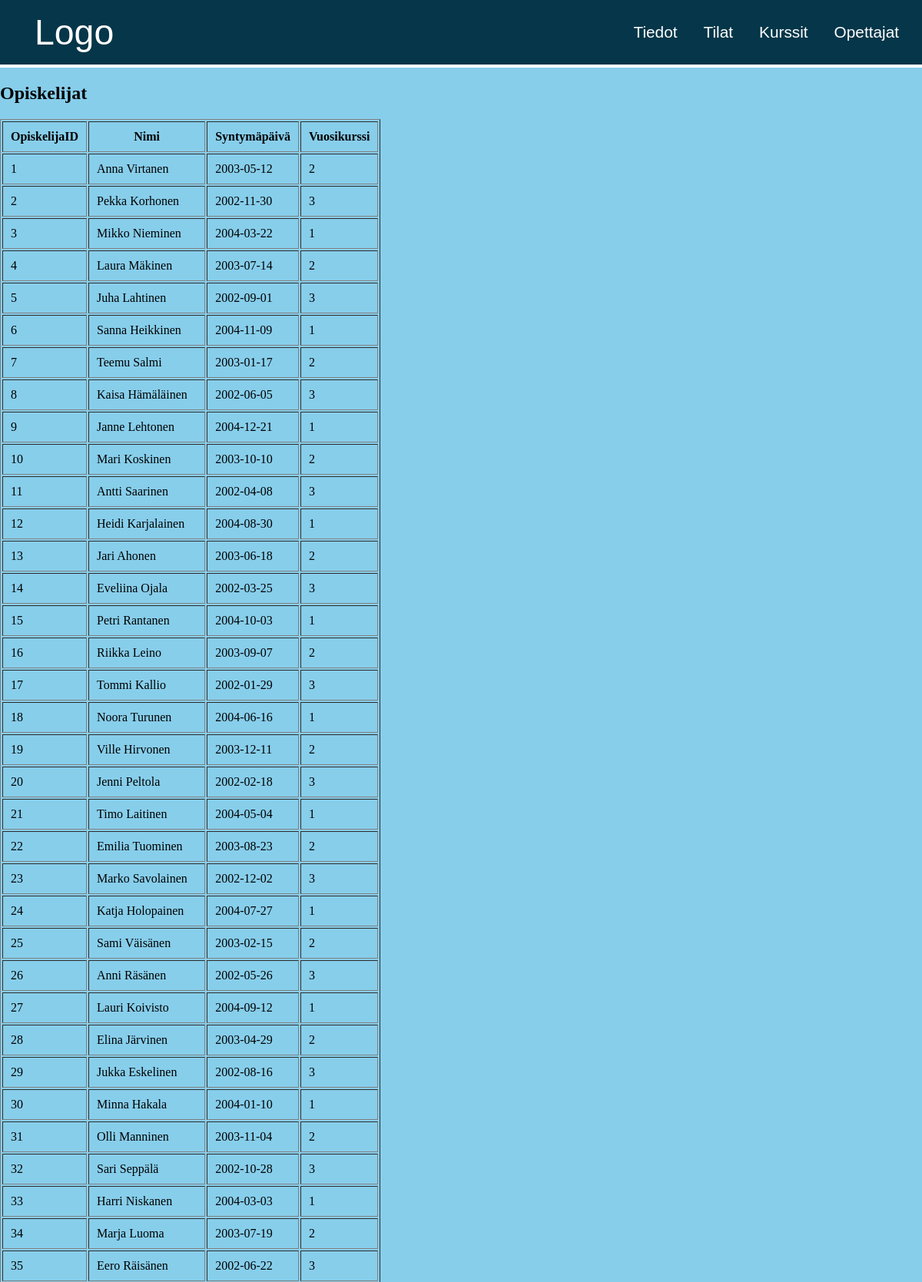
/Koodi/opiskelijat.php (upper part), run on the app's committed database.
### tables this page shows
CREATE TABLE `opiskelijat` (
  `Opiskelijanumero` int(11) NOT NULL,
  `Etunimi` varchar(20) NOT NULL,
  `Sukunimi` varchar(20) NOT NULL,
  `Syntymapaiva` date NOT NULL,
  `Vuosikurssi` int(11) NOT NULL
);

### Koodi/opiskelijat.php (the view, shortened to what this page needs)
<?php include 'yhteys.php'; ?>
<!DOCTYPE html>
<html lang="en">
<head>
    <link rel="stylesheet" href="styles.css">
</head>
<body>
    <div class="header">
        <a href="index.php" class="logo">Logo</a>
        <div class="items">
            <a href="tiedot.php">Tiedot</a>
            <a href="tilat.php">Tilat</a>
            <a href="kurssit.php">Kurssit</a>
            <a href="opettajat.php">Opettajat</a>
        </div>
    </div>
    <div class="content">
        <h2>Opiskelijat</h2>
        <table border="1" cellpadding="10">
            <tr>
                <th>OpiskelijaID</th>
                <th>Nimi</th>
                <th>Syntymäpäivä</th>
                <th>Vuosikurssi</th>
            </tr>
            <?php
            $sql = "SELECT * FROM Opiskelijat";
            $stmt = $yhteys->query($sql);
            $opiskelijat = $stmt->fetchAll(PDO::FETCH_ASSOC);
            foreach ($opiskelijat as $op) {
                echo "<tr>";
                echo "<td>" . htmlspecialchars($op['Opiskelijanumero']) . "</td>";
                echo "<td>" . htmlspecialchars($op['Etunimi']) . " " . htmlspecialchars($op['Sukunimi']) . "</td>";
                echo "<td>" . htmlspecialchars($op['Syntymapaiva']) . "</td>";
                echo "<td>" . htmlspecialchars($op['Vuosikurssi']) . "</td>";
                echo "</tr>";
            }
            ?>
        </table>
    </div>
</body>
</html>

### Koodi/styles.css (style rules this page uses)
html, body { margin: 0; padding: 0; background-color: skyblue; min-height: 150vh; }
.header { display: flex; justify-content: space-between; align-items: center; padding: 15px; background-color: rgb(5, 54, 73); border-bottom: 0.3rem solid white; }
.header a { padding: 10px 15px; transition: all 0.3s ease; }
.header a { margin: 0; color: white; text-decoration: none; font-size: 1.3rem; font-family: 'Gill Sans', 'Gill Sans MT', Calibri, 'Trebuchet MS', sans-serif; transition: all 0.3s ease; }
.header .logo { align-items: center; padding: 0; text-align: left; color: white; margin-left: 30px; text-decoration: none; font-size: 2.9rem; }

### data on the page
opiskelijat: Opiskelijanumero "1", Etunimi "Anna", Sukunimi "Virtanen", Syntymapaiva "2003-05-12", Vuosikurssi "2"
opiskelijat: Opiskelijanumero "2", Etunimi "Pekka", Sukunimi "Korhonen", Syntymapaiva "2002-11-30", Vuosikurssi "3"
opiskelijat: Opiskelijanumero "3", Etunimi "Mikko", Sukunimi "Nieminen", Syntymapaiva "2004-03-22", Vuosikurssi "1"
opiskelijat: Opiskelijanumero "4", Etunimi "Laura", Sukunimi "Mäkinen", Syntymapaiva "2003-07-14", Vuosikurssi "2"
opiskelijat: Opiskelijanumero "5", Etunimi "Juha", Sukunimi "Lahtinen", Syntymapaiva "2002-09-01", Vuosikurssi "3"
opiskelijat: Opiskelijanumero "6", Etunimi "Sanna", Sukunimi "Heikkinen", Syntymapaiva "2004-11-09", Vuosikurssi "1"
opiskelijat: Opiskelijanumero "7", Etunimi "Teemu", Sukunimi "Salmi", Syntymapaiva "2003-01-17", Vuosikurssi "2"
opiskelijat: Opiskelijanumero "8", Etunimi "Kaisa", Sukunimi "Hämäläinen", Syntymapaiva "2002-06-05", Vuosikurssi "3"
opiskelijat: Opiskelijanumero "9", Etunimi "Janne", Sukunimi "Lehtonen", Syntymapaiva "2004-12-21", Vuosikurssi "1"
opiskelijat: Opiskelijanumero "10", Etunimi "Mari", Sukunimi "Koskinen", Syntymapaiva "2003-10-10", Vuosikurssi "2"
opiskelijat: Opiskelijanumero "11", Etunimi "Antti", Sukunimi "Saarinen", Syntymapaiva "2002-04-08", Vuosikurssi "3"
opiskelijat: Opiskelijanumero "12", Etunimi "Heidi", Sukunimi "Karjalainen", Syntymapaiva "2004-08-30", Vuosikurssi "1"
opiskelijat: Opiskelijanumero "13", Etunimi "Jari", Sukunimi "Ahonen", Syntymapaiva "2003-06-18", Vuosikurssi "2"
opiskelijat: Opiskelijanumero "14", Etunimi "Eveliina", Sukunimi "Ojala", Syntymapaiva "2002-03-25", Vuosikurssi "3"
opiskelijat: Opiskelijanumero "15", Etunimi "Petri", Sukunimi "Rantanen", Syntymapaiva "2004-10-03", Vuosikurssi "1"
opiskelijat: Opiskelijanumero "16", Etunimi "Riikka", Sukunimi "Leino", Syntymapaiva "2003-09-07", Vuosikurssi "2"
opiskelijat: Opiskelijanumero "17", Etunimi "Tommi", Sukunimi "Kallio", Syntymapaiva "2002-01-29", Vuosikurssi "3"
opiskelijat: Opiskelijanumero "18", Etunimi "Noora", Sukunimi "Turunen", Syntymapaiva "2004-06-16", Vuosikurssi "1"
opiskelijat: Opiskelijanumero "19", Etunimi "Ville", Sukunimi "Hirvonen", Syntymapaiva "2003-12-11", Vuosikurssi "2"
opiskelijat: Opiskelijanumero "20", Etunimi "Jenni", Sukunimi "Peltola", Syntymapaiva "2002-02-18", Vuosikurssi "3"
opiskelijat: Opiskelijanumero "21", Etunimi "Timo", Sukunimi "Laitinen", Syntymapaiva "2004-05-04", Vuosikurssi "1"
opiskelijat: Opiskelijanumero "22", Etunimi "Emilia", Sukunimi "Tuominen", Syntymapaiva "2003-08-23", Vuosikurssi "2"
opiskelijat: Opiskelijanumero "23", Etunimi "Marko", Sukunimi "Savolainen", Syntymapaiva "2002-12-02", Vuosikurssi "3"
opiskelijat: Opiskelijanumero "24", Etunimi "Katja", Sukunimi "Holopainen", Syntymapaiva "2004-07-27", Vuosikurssi "1"
opiskelijat: Opiskelijanumero "25", Etunimi "Sami", Sukunimi "Väisänen", Syntymapaiva "2003-02-15", Vuosikurssi "2"
opiskelijat: Opiskelijanumero "26", Etunimi "Anni", Sukunimi "Räsänen", Syntymapaiva "2002-05-26", Vuosikurssi "3"
opiskelijat: Opiskelijanumero "27", Etunimi "Lauri", Sukunimi "Koivisto", Syntymapaiva "2004-09-12", Vuosikurssi "1"
opiskelijat: Opiskelijanumero "28", Etunimi "Elina", Sukunimi "Järvinen", Syntymapaiva "2003-04-29", Vuosikurssi "2"
opiskelijat: Opiskelijanumero "29", Etunimi "Jukka", Sukunimi "Eskelinen", Syntymapaiva "2002-08-16", Vuosikurssi "3"
opiskelijat: Opiskelijanumero "30", Etunimi "Minna", Sukunimi "Hakala", Syntymapaiva "2004-01-10", Vuosikurssi "1"
opiskelijat: Opiskelijanumero "31", Etunimi "Olli", Sukunimi "Manninen", Syntymapaiva "2003-11-04", Vuosikurssi "2"
opiskelijat: Opiskelijanumero "32", Etunimi "Sari", Sukunimi "Seppälä", Syntymapaiva "2002-10-28", Vuosikurssi "3"
opiskelijat: Opiskelijanumero "33", Etunimi "Harri", Sukunimi "Niskanen", Syntymapaiva "2004-03-03", Vuosikurssi "1"
opiskelijat: Opiskelijanumero "34", Etunimi "Marja", Sukunimi "Luoma", Syntymapaiva "2003-07-19", Vuosikurssi "2"
opiskelijat: Opiskelijanumero "35", Etunimi "Eero", Sukunimi "Räisänen", Syntymapaiva "2002-06-22", Vuosikurssi "3"
